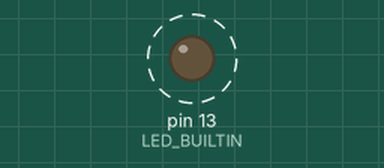
A sketch run on a simulated Arduino Uno, built with avr-gcc and run on an emulated ATmega328P. Parts: output pins drawn as LEDs (lit = HIGH). Dashed ring = blinking.

Above: at 0.1 s.
Timing chart, 0 to 3.0 s (numbered marks = the images above):
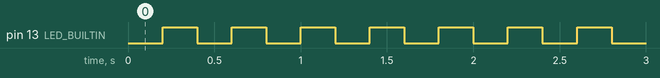

The sketch:

blink_without_delay.ino
```cpp
// Variable for keeping the previous LED state
int previousLEDstate = LOW;
unsigned long lastTime = 0; // Last time the LED changed state
int interval = 200; // interval between the blinks in milliseconds
void setup() {
// Declare the pin for the LED as Output
pinMode(LED_BUILTIN, OUTPUT);
}
void loop(){
// Here we can write any code we want to execute continuously
// Read the current time
unsigned long currentTime = millis();
// Compare the current time with the last time
if (currentTime - lastTime >= interval){
// First we set the previous time to the current time
lastTime = currentTime;
// Then we inverse the state of the LED
if (previousLEDstate == HIGH) {
digitalWrite(LED_BUILTIN, LOW);
previousLEDstate = LOW;
} else {
digitalWrite(LED_BUILTIN, HIGH);
previousLEDstate = HIGH;
}
}
}
```

Measured:
- by itself, pin 13 (LED_BUILTIN): alternates HIGH for 0.20 s and LOW for 0.20 s
